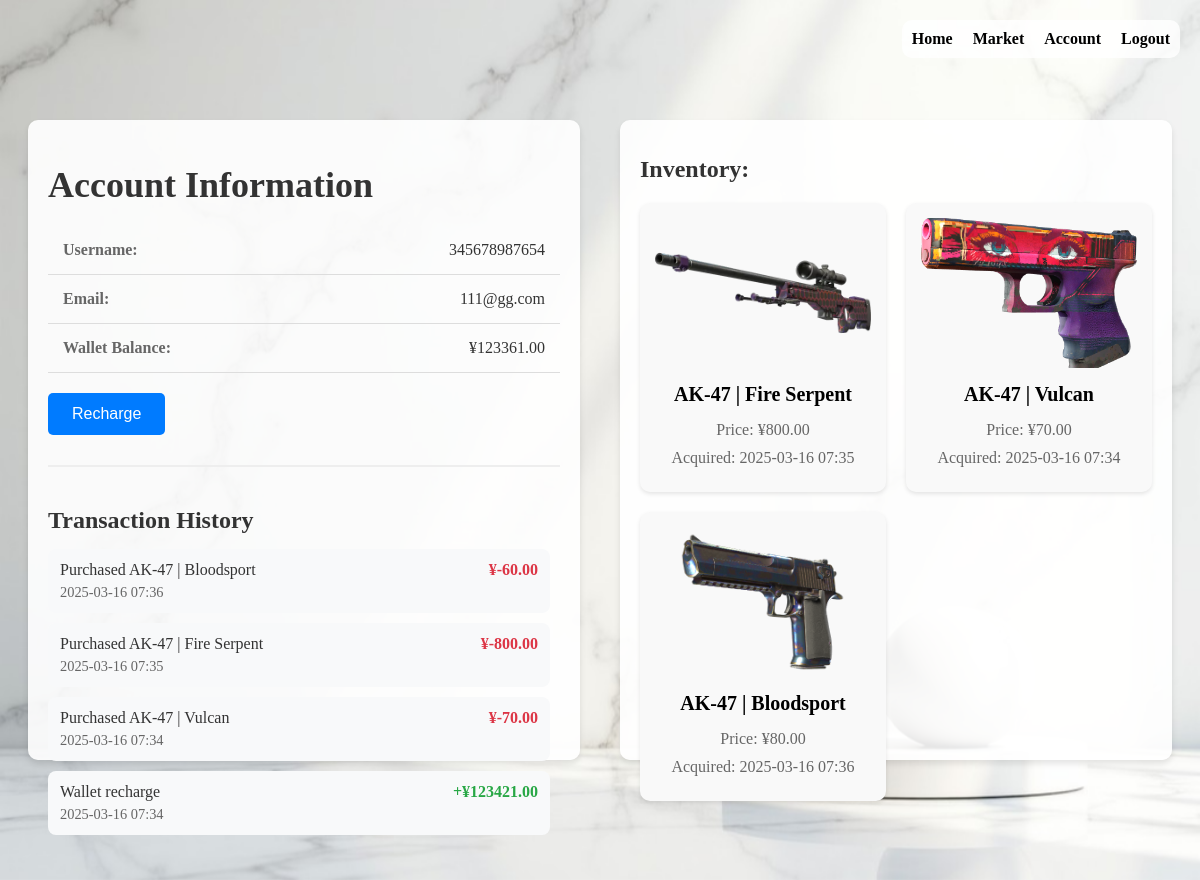
The app's page /accounts/profile/ (signed in) with its own data.
### accounts/models.py (models this page shows, shortened)
class User(AbstractUser):
    balance = models.DecimalField(max_digits=10, decimal_places=2, default=0.00)
    inventory = models.ManyToManyField('market.Skin', blank=True, related_name='users')

class Profile(models.Model):
    user = models.OneToOneField(settings.AUTH_USER_MODEL, on_delete=models.CASCADE, related_name='account_profile')
    wallet_balance = models.DecimalField(max_digits=10, decimal_places=2, default=0.00)
    registration_date = models.DateTimeField(default=timezone.now)

class Transaction(models.Model):
    user = models.ForeignKey(User, on_delete=models.CASCADE, related_name="account_transactions")
    description = models.CharField(max_length=255)
    amount = models.DecimalField(max_digits=10, decimal_places=2)
    date = models.DateTimeField(auto_now_add=True)

### market/models.py (models this page shows, shortened)
class Inventory(models.Model):
    user = models.ForeignKey(settings.AUTH_USER_MODEL, on_delete=models.CASCADE, related_name='market_inventory')
    skin = models.ForeignKey(Skin, on_delete=models.CASCADE)
    acquired_date = models.DateTimeField(auto_now_add=True)
    class Meta:
        unique_together = ('user', 'skin')
        verbose_name_plural = 'Inventories'

class Skin(models.Model):
    CATEGORY_CHOICES = [
        ('rifle', 'Rifle'),
        ('pistol', 'Pistol'),
        ('knife', 'Knife'),
        ('smg', 'SMG'),
        ('heavy', 'Heavy'),
    ]
    name = models.CharField(max_length=100)
    price = models.DecimalField(max_digits=10, decimal_places=2)
    description = models.TextField(blank=True)
    image = models.ImageField(upload_to='skins/', null=True, blank=True)
    category = models.CharField(max_length=20, choices=CATEGORY_CHOICES, default='rifle')
    is_active = models.BooleanField(default=True)

### accounts/views.py (the view)
# urls.py: path("profile/", views.profile, name="profile"),
@login_required
def profile(request):
    profile, created = Profile.objects.get_or_create(user=request.user)
    inventory = request.user.market_inventory.all().select_related('skin')
    market_transactions = request.user.transaction_set.all().order_by('-timestamp')
    account_transactions = request.user.account_transactions.all().order_by('-date')
    return render(request, 'profile.html', {
        'profile': profile,
        'inventory': inventory,
        'market_transactions': market_transactions,
        'account_transactions': account_transactions
    })

### templates/profile.html (shortened to what this page needs)
{% load static %}
{% block content %}
<div class="background"></div>
<nav>
    <ul>
        <li><a href="{% url 'home' %}">Home</a></li>
        <li><a href="{% url 'market' %}">Market</a></li>
        <li><a href="{% url 'profile' %}">Account</a></li>
        <li><a href="{% url 'logout' %}">Logout</a></li>
    </ul>
</nav>
<div class="main-container">
    <div class="account-info">
        <h1>Account Information</h1>
        <div class="info-item">
            <label>Username:</label>
            <span>{{ user.username }}</span>
        </div>
        <div class="info-item">
            <label>Email:</label>
            <span>{{ user.email }}</span>
        </div>
        <div class="info-item">
            <label>Wallet Balance:</label>
            <span id="wallet-balance">¥{{profile.wallet_balance }}</span>
        </div>
        <button id="recharge-button" class="btn-recharge">Recharge</button>
        <div class="transaction-history">
            <h2>Transaction History</h2>
            <div class="transaction-list">
                {% for transaction in account_transactions %}
                <div class="transaction-item">
                    <div class="transaction-info">
                        <span class="transaction-description">{{ transaction.description }}</span>
                        <span class="transaction-amount {% if transaction.amount < 0 %}negative{% else %}positive{% endif %}">
                            {% if transaction.amount > 0 %}+{% endif %}¥{{ transaction.amount }}
                        </span>
                    </div>
                    <span class="transaction-date">{{ transaction.date|date:"Y-m-d H:i" }}</span>
                </div>
                {% endfor %}
            </div>
        </div>
    </div>
    <div class="inventory">
        <h1>Inventory:</h1>
        <div class="inventory-grid">
            {% for inventory_item in inventory %}
            <div class="inventory-item">
                <img src="{% if inventory_item.skin.image %}{{ inventory_item.skin.image.url }}{% else %}{% static 'images/default.jpg' %}{% endif %}" alt="{{ inventory_item.skin.name }}">
                <h3>{{ inventory_item.skin.name }}</h3>
                <p>Price: ¥{{ inventory_item.skin.price }}</p>
                <p>Acquired: {{ inventory_item.acquired_date|date:"Y-m-d H:i" }}</p>
            </div>
            {% empty %}
            <div class="no-items">
                <p>No items in inventory yet.</p>
            </div>
            {% endfor %}
        </div>
    </div>
</div>
{% endblock %}

### records on screen
User: username "345678987654", email "111@gg.com"
Profile: wallet_balance "123361.00"
Inventory: skin.image (picture), skin.name "AK-47 | Fire Serpent", skin.price "800.00", acquired_date "2025-03-16 07:35"
Inventory: skin.image (picture), skin.name "AK-47 | Vulcan", skin.price "70.00", acquired_date "2025-03-16 07:34"
Inventory: skin.image (picture), skin.name "AK-47 | Bloodsport", skin.price "80.00", acquired_date "2025-03-16 07:36"
